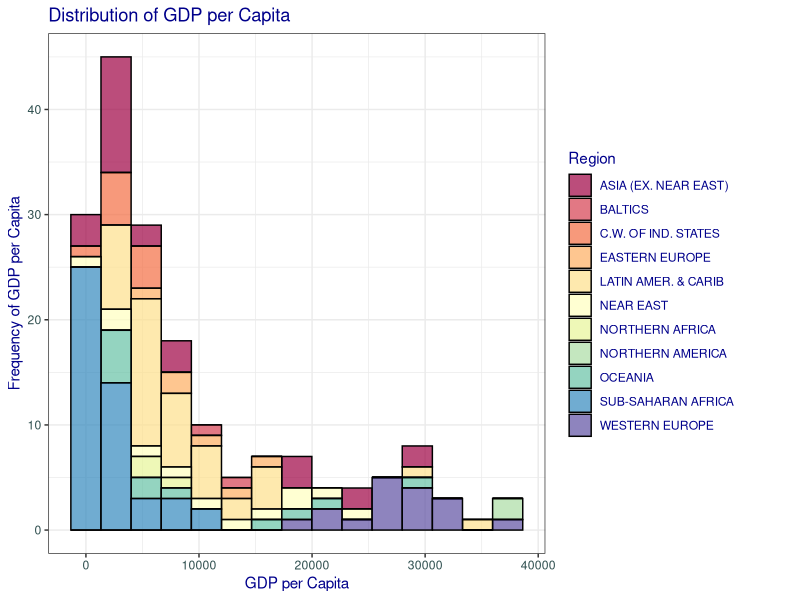
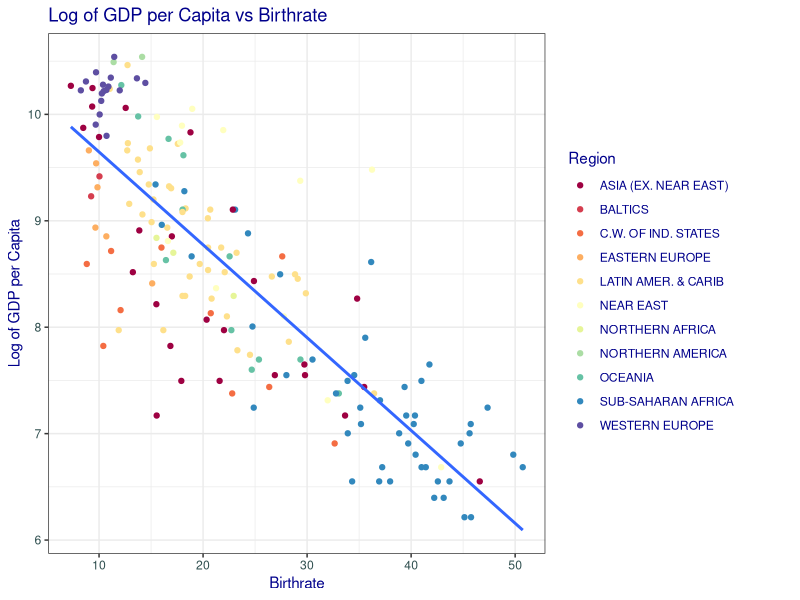

These charts were generated, in order, by the following R code:
## ---- chunk 1
library(tidyverse)

cbbPalette <- c("#000000", "#E69F00", "#56B4E9", "#009E73", "#F0E442", "#0072B2", "#D55E00", "#CC79A7")

shreyap_315_theme <-  theme_bw() + 
  theme(axis.text = element_text(color = "darkslategrey"),
        text = element_text(color = "dark blue"))
## ---- chunk 2
countries <- read.csv("countriesoftheworld2.csv")
countries$Climate <- factor(countries$Climate)
countries$X <- NULL
colnames(countries) <- c("Country", "Region", "Population", "Area", 
                         "Pop_Density", "Coastline", "Net_Migration",
                         "Infant_Mortality", "GDP_per_cap", "Literacy_Rate",
                         "Phones", "Arable", "Crops", "Other", "Climate",
                         "Birthrate", "Deathrate", "Agriculture", "Industry",
                         "Service")
## ---- chunk 3
cbPalette <- c("#999999", "#E69F00", "#56B4E9", "#009E73", "#F0E442", "#0072B2", "#D55E00", "#CC79A7", "#000000", "")

ggplot(countries, aes(x = GDP_per_cap, fill = Region)) + 
  geom_histogram(alpha = 0.7, bins = 15, col = "black") + 
  labs(
    title = "Distribution of GDP per Capita",
    x = "GDP per Capita",
    y = "Frequency of GDP per Capita",
    fill = "Region"
  ) + shreyap_315_theme + scale_fill_brewer(palette="Spectral")
## ---- chunk 4
ggplot(countries, aes(y = log(GDP_per_cap), x = Birthrate)) + 
  geom_point(aes(color = Region)) + 
  geom_smooth(method = lm, se = FALSE) + 
  labs(
    title = "Log of GDP per Capita vs Birthrate",
    x = "Birthrate",
    y = "Log of GDP per Capita"
  ) + shreyap_315_theme + scale_color_brewer(palette="Spectral")
